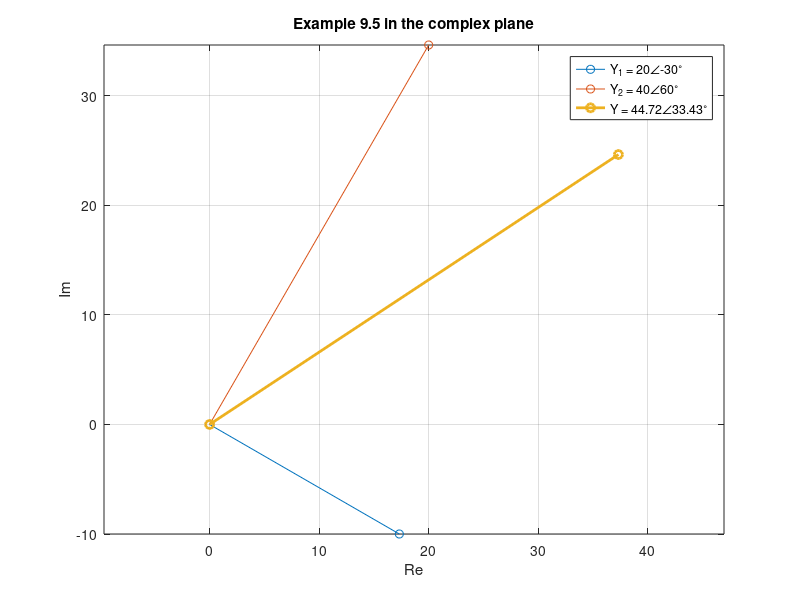

Write the MATLAB code that produced this figure.
% Circuits 1 — The Phasor
%title: Adding Sinusoids with Phasors (Example 9.5)
%ar-title: جمع الدوال الجيبية بالفيزورات (مثال 9.5)
%lesson: c1-sinusoidal-2
%course: circuits-1

%% Example 9.5
%ar: Y = 20∠−30° + 40∠60°. في MATLAB نكتب الفيزور r·exp(jθ)، ثم abs و angle.
Y1 = 20*exp(1j*(-30)*pi/180); Y2 = 40*exp(1j*60*pi/180);
Y = Y1 + Y2;
fprintf('Y1 = %.2f %+.2fj, Y2 = %.2f %+.2fj\n', real(Y1), imag(Y1), real(Y2), imag(Y2))
fprintf('Y = %.2f %+.2fj = %.2f at %.2f deg -> y = %.2f cos(wt %+.2f deg)\n', real(Y), imag(Y), abs(Y), angle(Y)*180/pi, abs(Y), angle(Y)*180/pi)
%check: abs(abs(Y) - 44.72) < 0.01 && abs(angle(Y)*180/pi - 33.43) < 0.01

%% Check in the time domain
%ar: نتحقق أن y1(t) + y2(t) يساوي 44.72 cos(ωt + 33.43°) في كل لحظة.
w = 1; t = linspace(0, 4*pi, 400);
y = 20*cos(w*t - pi/6) + 40*cos(w*t + pi/3);
yp = abs(Y)*cos(w*t + angle(Y));
fprintf('max difference = %.2e\n', max(abs(y - yp)))
%check: max(abs(y - yp)) < 1e-9

%%! Project idea: the phasor sum as arrows
%ar: مشروع: نرسم الفيزورين ومجموعهما كأسهم في المستوى المركب: Y هو قطر متوازي الأضلاع.
plot([0 real(Y1)], [0 imag(Y1)], '-o', [0 real(Y2)], [0 imag(Y2)], '-o', [0 real(Y)], [0 imag(Y)], '-o', 'linewidth', 2); grid on; axis equal
xlabel('Re'); ylabel('Im'); legend('Y_1 = 20\angle-30^\circ', 'Y_2 = 40\angle60^\circ', 'Y = 44.72\angle33.43^\circ'); title('Example 9.5 in the complex plane')
